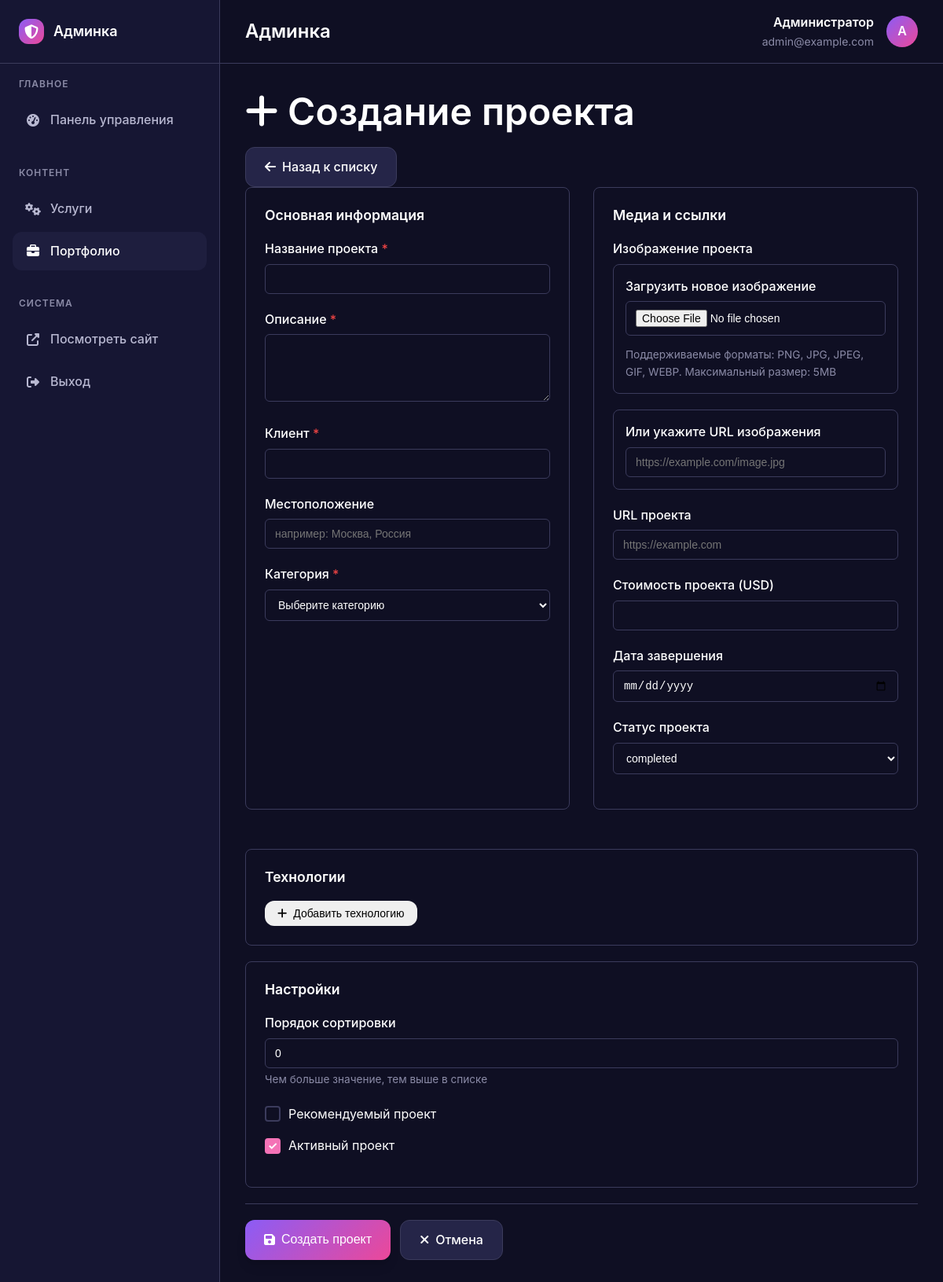
Screenshot of /06Xids2lKF_AaK6O9PKipGIWKBchVJOmpV74RiSkPPLOnlOHy-cc4lnkm8HTBk9i/admin/portfolio/new with the database file from the repository.
### app/models/user.py (models this page shows, shortened)
class User(BaseModel):
    __tablename__ = 'users'
    email = Column(
        String(120),
        unique=True,
        nullable=False,
        index=True,
        comment="Email пользователя"
    )
    password_hash = Column(
        String(255),
        nullable=False,
        comment="Хэш пароля"
    )
    is_superuser = Column(
        Boolean,
        default=False,
        nullable=False,
        comment="Флаг суперпользователя"
    )
    is_active = Column(
        Boolean,
        default=True,
        nullable=False,
        comment="Флаг активного пользователя"
    )
    jwt_secret = Column(
        String(64),
        unique=True,
        nullable=False,
        comment="Персональный JWT секрет для админки"
    )
    last_login = Column(
        DateTime,
        nullable=True,
        comment="Дата последнего входа"
    )
    full_name = Column(
        String(200),
        nullable=True,
        comment="Полное имя пользователя"
    )
    @classmethod
    def get_by_jwt_secret(cls, jwt_secret: str) -> 'User':
        return cls.query.filter_by(
            jwt_secret=jwt_secret,
            is_active=True
        ).first()

### app/routes/admin.py (the view, shortened to what this page needs)
    @admin_bp.route('/portfolio/new', methods=['GET', 'POST'])
    @admin_required
    def portfolio_new():
        user = User.get_by_jwt_secret(jwt_secret)
        return render_template('admin/portfolio_form.html',
                             user=user,
                             categories=Portfolio.Category.__dict__,
                             statuses=Portfolio.Status.__dict__,
                             jwt_secret=jwt_secret)

### app/templates/admin/portfolio_form.html (shortened to what this page needs)
{% extends "admin/base.html" %}
{% block content %}
<div class="content-wrapper">
    <div class="content-header">
        <h1>
            <i class="fas fa-{{ 'edit' if project else 'plus' }}"></i>
            {% if project %}Редактирование проекта{% else %}Создание проекта{% endif %}
        </h1>
        <div class="content-actions">
            <a href="{{ url_for('admin_' + jwt_secret + '.portfolio') }}" class="btn btn-secondary">
                <i class="fas fa-arrow-left"></i>
                Назад к списку
            </a>
        </div>
    </div>
    <div class="content-body">
        <form method="POST" enctype="multipart/form-data" class="portfolio-form">
            <div class="form-grid">
                <div class="form-section">
                    <h3>Основная информация</h3>
                    <div class="form-group">
                        <label for="title" class="form-label required">Название проекта</label>
                        <input type="text"
                               id="title"
                               name="title"
                               class="form-control"
                               value="{{ project.title if project else '' }}"
                               required>
                    </div>
                    <div class="form-group">
                        <label for="description" class="form-label required">Описание</label>
                        <textarea id="description"
                                  name="description"
                                  class="form-control"
                                  rows="4"
                                  required>{{ project.description if project else '' }}</textarea>
                    </div>
                    <div class="form-group">
                        <label for="client" class="form-label required">Клиент</label>
                        <input type="text"
                               id="client"
                               name="client"
                               class="form-control"
                               value="{{ project.client if project else '' }}"
                               required>
                    </div>
                    <div class="form-group">
                        <label for="location" class="form-label">Местоположение</label>
                        <input type="text"
                               id="location"
                               name="location"
                               class="form-control"
                               value="{{ project.location if project else '' }}"
                               placeholder="например: Москва, Россия">
                    </div>
                    <div class="form-group">
                        <label for="category" class="form-label required">Категория</label>
                        <select id="category" name="category" class="form-control" required>
                            <option value="">Выберите категорию</option>
                        </select>
                    </div>
                </div>
                <div class="form-section">
                    <h3>Медиа и ссылки</h3>
                    <div class="form-group">
                        <label class="form-label">Изображение проекта</label>
                        <div class="image-upload-section">
                            <label for="image_file" class="form-label">Загрузить новое изображение</label>
                            <input type="file"
                                   id="image_file"
                                   name="image_file"
                                   class="form-control file-input"
                                   accept="image/*"
                                   onchange="previewImage(this)">
                            <div class="form-help">
                                Поддерживаемые форматы: PNG, JPG, JPEG, GIF, WEBP. Максимальный размер: 5MB
                            </div>
                        </div>
                        <div class="image-url-section">
                            <label for="image_url" class="form-label">Или укажите URL изображения</label>
                            <input type="url"
                                   id="image_url"
                                   name="image_url"
                                   class="form-control"
                                   value="{{ project.image_url if project else '' }}"
                                   placeholder="https://example.com/image.jpg">
                        </div>
                    </div>
                    <div class="form-group">
                        <label for="project_url" class="form-label">URL проекта</label>
                        <input type="url"
                               id="project_url"
                               name="project_url"
                               class="form-control"
                               value="{{ project.project_url if project else '' }}"
                               placeholder="https://example.com">
                    </div>
                    <div class="form-group">
                        <label for="price" class="form-label">Стоимость проекта (USD)</label>
                        <input type="number"
                               id="price"
                               name="price"
                               class="form-control"
                               value="{{ project.price if project and project.price else '' }}"
                               min="0"
                               step="0.01">
                    </div>
                    <div class="form-group">
                        <label for="completion_date" class="form-label">Дата завершения</label>
                        <input type="date"
                               id="completion_date"
                               name="completion_date"
                               class="form-control"
                               value="{{ project.completion_date.strftime('%Y-%m-%d') if project and project.completion_date else '' }}">
                    </div>
                    <div class="form-group">
                        <label for="status" class="form-label">Статус проекта</label>
                        <select id="status" name="status" class="form-control">
                            {% for key, value in statuses.items() %}
                                {% if not key.startswith('_') %}
                                <option value="{{ value }}"
                                        {% if project and project.status == value %}selected{% elif not project and value == 'COMPLETED' %}selected{% endif %}>
                                    {{ value }}
                                </option>
                                {% endif %}
                            {% endfor %}
                        </select>
                    </div>
                </div>
            </div>
            <div class="form-section">
                <h3>Технологии</h3>
                <button type="button" class="btn btn-outline-primary btn-sm" onclick="addTech()">
                    <i class="fas fa-plus"></i>
                    Добавить технологию
                </button>
            </div>
            <div class="form-section">
                <h3>Настройки</h3>
                <div class="form-group">
                    <label for="sort_order" class="form-label">Порядок сортировки</label>
                    <input type="number"
                           id="sort_order"
                           name="sort_order"
                           class="form-control"
                           value="{{ project.sort_order if project else 0 }}"
                           min="0">
                    <small class="form-help">Чем больше значение, тем выше в списке</small>
                </div>
                <div class="checkbox-group">
                    <label class="checkbox-label">
                        <span class="checkmark"></span>
                        Рекомендуемый проект
                    </label>
                </div>
                <div class="checkbox-group">
                    <label class="checkbox-label">
                        <span class="checkmark"></span>
                        Активный проект
                    </label>
                </div>
            </div>
            <div class="form-actions">
                <button type="submit" class="btn btn-primary">
                    <i class="fas fa-save"></i>
                    {% if project %}Сохранить изменения{% else %}Создать проект{% endif %}
                </button>
                <a href="{{ url_for('admin_' + jwt_secret + '.portfolio') }}" class="btn btn-secondary">
                    <i class="fas fa-times"></i>
                    Отмена
                </a>
            </div>
        </form>
    </div>
</div>
{% endblock %}

### app/templates/admin/base.html (shortened to what this page needs)
<!DOCTYPE html>
<html lang="ru">
<head>
    <link href="{{ url_for('static', filename='css/style.css') }}" rel="stylesheet">
    <link rel="stylesheet" href="https://cdnjs.cloudflare.com/ajax/libs/font-awesome/6.4.0/css/all.min.css">
</head>
<body>
    <div class="admin-container">
        <aside class="admin-sidebar" id="admin-sidebar">
            <div class="sidebar-header">
                <a href="{{ url_for('admin_' + jwt_secret + '.dashboard') }}" class="sidebar-brand">
                    <i class="fas fa-shield-alt"></i>
                    <span>Админка</span>
                </a>
            </div>
            <nav class="sidebar-nav">
                <div class="nav-section">
                    <div class="nav-section-title">Главное</div>
                    <div class="nav-item">
                        <a href="{{ url_for('admin_' + jwt_secret + '.dashboard') }}"
                           class="nav-link {% if request.endpoint.endswith('.dashboard') %}active{% endif %}">
                            <i class="fas fa-tachometer-alt"></i>
                            <span>Панель управления</span>
                        </a>
                    </div>
                </div>
                <div class="nav-section">
                    <div class="nav-section-title">Контент</div>
                    <div class="nav-item">
                        <a href="{{ url_for('admin_' + jwt_secret + '.services') }}"
                           class="nav-link {% if 'service' in request.endpoint %}active{% endif %}">
                            <i class="fas fa-cogs"></i>
                            <span>Услуги</span>
                        </a>
                    </div>
                    <div class="nav-item">
                        <a href="{{ url_for('admin_' + jwt_secret + '.portfolio') }}"
                           class="nav-link {% if 'portfolio' in request.endpoint %}active{% endif %}">
                            <i class="fas fa-briefcase"></i>
                            <span>Портфолио</span>
                        </a>
                    </div>
                </div>
                <div class="nav-section">
                    <div class="nav-section-title">Система</div>
                    <div class="nav-item">
                        <a href="{{ url_for('main.homepage') }}" class="nav-link" target="_blank">
                            <i class="fas fa-external-link-alt"></i>
                            <span>Посмотреть сайт</span>
                        </a>
                    </div>
                    <div class="nav-item">
                        <a href="{{ url_for('admin_' + jwt_secret + '.logout') }}" class="nav-link">
                            <i class="fas fa-sign-out-alt"></i>
                            <span>Выход</span>
                        </a>
                    </div>
                </div>
            </nav>
        </aside>
        <main class="admin-main">
            <header class="admin-header">
                <h1 class="admin-title">{% block page_title %}Админка{% endblock %}</h1>
                <div class="admin-user">
                    <div class="user-info">
                        <p class="user-name">{{ user.full_name }}</p>
                        <p class="user-email">{{ user.email }}</p>
                    </div>
                    <div class="user-avatar">
                        {{ user.full_name[0].upper() if user.full_name else 'A' }}
                    </div>
                </div>
            </header>
            <div class="admin-content">
                {% block content %}{% endblock %}
            </div>
        </main>
    </div>
</body>
</html>

### rows the page displays
User: full_name "Администратор", email "admin@example.com", full_name "А"

### other values shown
form field status "completed"
